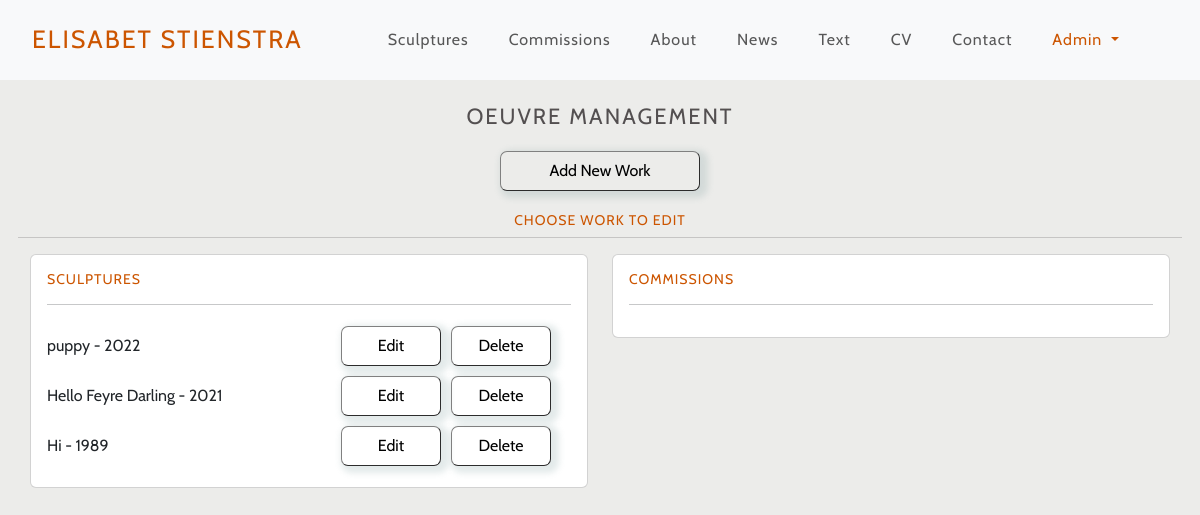
Screenshot of /oeuvre/oeuvre_management/ (signed in) with the database file from the repository.
### oeuvre/models.py (models this page shows, shortened)
class Category(models.Model):
    class Meta:
        verbose_name_plural = 'Categories'
    name = models.CharField(max_length=60)
    friendly_name = models.CharField(max_length=60, null=True, blank=True)

class Work(models.Model):
    category = models.ForeignKey(
        'Category', null=True, blank=True,
        on_delete=models.SET_NULL, related_name='category')
    title = models.CharField(max_length=254)
    date = models.DateField(verbose_name ='date, format dd-mm-yyyy')
    size = models.CharField(max_length=100)
    materials = models.CharField(max_length=254)
    description = RichTextField(null=True, blank=True)
    hide = models.BooleanField(default=False)
    courtesy_of_gallery = models.BooleanField(default=False)
    class Meta:
        ordering = ('-date', )

### oeuvre/views.py (the view)
# urls.py: path('oeuvre_management/', views.oeuvre_management, name='oeuvre_management'),
@login_required
def oeuvre_management(request):
    if not request.user.is_superuser:
        sweetify.toast(request, 'Only an Admin can access this page', icon="error", timer=2000,
                            timerProgressBar=True)
        return redirect(reverse('home'))
    items = Work.objects.all().order_by('-date')
    category =  Category.objects.all()
    context = {
        'category': category,
        'items': items,
    }
    return render(request, "oeuvre/oeuvre_management.html", context)

### oeuvre/templates/oeuvre/oeuvre_management.html
{% extends "base.html" %}
{% load static %}
{% block content %}
<div class="container g-lg-0">
<h1 class="pt-4 pb-2">Oeuvre Management</h1>
<section class="text-center">
    <a href="{% url 'add_work' %}"><button class="button-xl">Add New Work</button></a>
</section>
<section>
    <div class="row">
        <h2 class="pt-3">Choose work to edit</h2>
        <hr>
        {% for c in category %}
        <div class="col-12 col-lg-6">
        <div class="card">
            <div class="card-body">
            <h3>{{ c.friendly_name }}</h3>
            <hr>
            {% for work in items %}
            {% if work.category == c %}
            <div class="row {% if work.hide %} hidden {% endif %}">
                <div class="col-6 m-auto">
                    <a href="{% url 'edit_work' work.id %}"><p>{{ work.title }} - {{ work.date |date:"Y" }}</p></a>
                </div>
                <div class="col text-center">
                    <a href="{% url 'edit_work' work.id %}"><button>Edit</button></a><a data-bs-toggle="modal" data-bs-target="#modal-delete" data-bs-link="{% url 'delete_work' work.id %}"><button>Delete</button></a>
                </div>
            </div>
            {% endif %}
            {% endfor %}
        </div>
    </div>
</div>
{% endfor %}
    </div>
</section>
</div>
{% endblock %}

### static/css/base.css (style rules this page uses)
body { font-family: 'Cabin', sans-serif; background-color: #ECECEA; color: #534F50; overflow-x: hidden; }
h1 { font-weight: 100; font-size: 16px; text-transform: uppercase; letter-spacing: 1px; text-align: center; }
h2 { font-weight: 100; font-size: 14px; text-transform: uppercase; letter-spacing: 1px; color: #CC5500; text-align: center; }
h3 { font-weight: 100; font-size: 14px; text-transform: uppercase; letter-spacing: 1px; text-align: start; color: #CC5500; }
p { margin-top: auto; margin-bottom: auto; text-align: left; }
button { color: black; background-color: transparent; width: 60px; height: 40px; margin: 5px; text-decoration: none; box-shadow: 4px 3px 6px 4px rgba(117,151,152, .2); border-width: 1px; border-radius: 7px; border-color: gray; }
.button-xl { width: 200px; }
a { text-decoration: none; color: inherit; }
@media only screen and (min-width: 600px) { button { width: 80px; } }
@media only screen and (min-width: 992px) { h1 { font-size: 22px; letter-spacing: 2px; } }
@media only screen and (min-width: 1200px) { button { width: 100px; } }

### rows the page displays
Category: friendly_name "SCULPTURES"
Work: title "puppy", date "2022"
Work: title "Hello Feyre Darling", date "2021"
Work: title "Hi", date "1989"
Category: friendly_name "COMMISSIONS"
